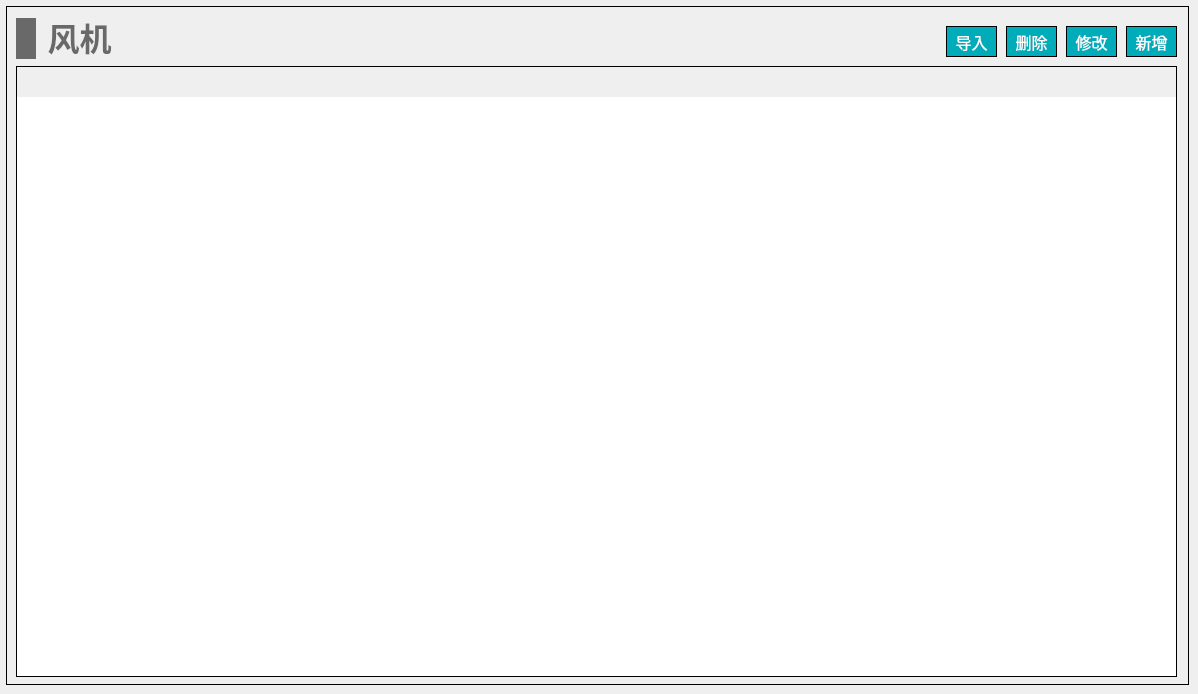
   <widget class="QWidget" name="page_noise_src">
    <widget class="QWidget" name="widget_fan_noi" native="true">
     <property name="geometry">
      <rect>
       <x>6</x>
       <y>6</y>
       <width>1183</width>
       <height>679</height>
      </rect>
     </property>
     <property name="styleSheet">
      <string notr="true">#widget_fan_noi
{
border: 1px solid #000000;
}</string>
     </property>
     <widget class="QWidget" name="layoutWidget_2">
      <property name="geometry">
       <rect>
        <x>10</x>
        <y>10</y>
        <width>101</width>
        <height>45</height>
       </rect>
      </property>
      <layout class="QHBoxLayout" name="horizontalLayout_15">
       <item>
        <widget class="QLabel" name="label_10">
         <property name="minimumSize">
          <size>
           <width>20</width>
           <height>41</height>
          </size>
         </property>
         <property name="maximumSize">
          <size>
           <width>20</width>
           <height>41</height>
          </size>
         </property>
         <property name="styleSheet">
          <string notr="true">QLabel { 
border: none; 
background-color : rgb(105, 105, 105);
}</string>
         </property>
         <property name="text">
          <string/>
         </property>
        </widget>
       </item>
       <item>
        <widget class="QLabel" name="label_11">
         <property name="font">
          <font>
           <family>Microsoft YaHei</family>
           <pointsize>24</pointsize>
           <bold>true</bold>
          </font>
         </property>
         <property name="styleSheet">
          <string notr="true">QLabel { 
border: none; 
color : rgb(105, 105, 105);
}</string>
         </property>
         <property name="text">
          <string>风机</string>
         </property>
         <property name="alignment">
          <set>Qt::AlignBottom|Qt::AlignHCenter</set>
         </property>
        </widget>
       </item>
      </layout>
     </widget>
     <widget class="QPushButton" name="pushButton_fanNoi_add">
      <property name="geometry">
       <rect>
        <x>1120</x>
        <y>20</y>
        <width>51</width>
        <height>31</height>
       </rect>
      </property>
      <property name="font">
       <font>
        <family>黑体</family>
        <pointsize>12</pointsize>
       </font>
      </property>
      <property name="styleSheet">
       <string notr="true">QPushButton
{
	color:#ffffff; /*文字颜色*/
    background-color: #00ACB9;/*背景色*/
    border-radius:0px; /*边框倒角*/
	border: 1px solid #000000;
}


QPushButton:hover 
{
background-color: rgb(0,142,153);
color: white;
}</string>
      </property>
      <property name="text">
       <string>新增</string>
      </property>
     </widget>
     <widget class="QPushButton" name="pushButton_fanNoi_del">
      <property name="geometry">
       <rect>
        <x>1000</x>
        <y>20</y>
        <width>51</width>
        <height>31</height>
       </rect>
      </property>
      <property name="font">
       <font>
        <family>黑体</family>
        <pointsize>12</pointsize>
       </font>
      </property>
      <property name="styleSheet">
       <string notr="true">QPushButton
{
	color:#ffffff; /*文字颜色*/
    background-color: #00ACB9;/*背景色*/
    border-radius:0px; /*边框倒角*/
	border: 1px solid #000000;
}


QPushButton:hover 
{
background-color: rgb(0,142,153);
color: white;
}</string>
      </property>
      <property name="text">
       <string>删除</string>
      </property>
     </widget>
     <widget class="QPushButton" name="pushButton_fanNoi_revise">
      <property name="geometry">
       <rect>
        <x>1060</x>
        <y>20</y>
        <width>51</width>
        <height>31</height>
       </rect>
      </property>
      <property name="font">
       <font>
        <family>黑体</family>
        <pointsize>12</pointsize>
       </font>
      </property>
      <property name="styleSheet">
       <string notr="true">QPushButton
{
	color:#ffffff; /*文字颜色*/
    background-color: #00ACB9;/*背景色*/
    border-radius:0px; /*边框倒角*/
	border: 1px solid #000000;
}


QPushButton:hover 
{
background-color: rgb(0,142,153);
color: white;
}</string>
      </property>
      <property name="text">
       <string>修改</string>
      </property>
     </widget>
     <widget class="QPushButton" name="pushButton_fanNoi_input">
      <property name="geometry">
       <rect>
        <x>940</x>
        <y>20</y>
        <width>51</width>
        <height>31</height>
       </rect>
      </property>
      <property name="font">
       <font>
        <family>黑体</family>
        <pointsize>12</pointsize>
       </font>
      </property>
      <property name="styleSheet">
       <string notr="true">QPushButton
{
	color:#ffffff; /*文字颜色*/
    background-color: #00ACB9;/*背景色*/
    border-radius:0px; /*边框倒角*/
	border: 1px solid #000000;
}


QPushButton:hover 
{
background-color: rgb(0,142,153);
color: white;
}</string>
      </property>
      <property name="text">
       <string>导入</string>
      </property>
     </widget>
     <widget class="QTableWidget" name="tableWidget_fan_noi">
      <property name="geometry">
       <rect>
        <x>10</x>
        <y>60</y>
        <width>1161</width>
        <height>611</height>
       </rect>
      </property>
      <property name="font">
       <font>
        <family>黑体</family>
        <pointsize>-1</pointsize>
       </font>
      </property>
      <property name="focusPolicy">
       <enum>Qt::NoFocus</enum>
      </property>
      <property name="layoutDirection">
       <enum>Qt::LeftToRight</enum>
      </property>
      <property name="styleSheet">
       <string notr="true">/*设置标题(包括垂直+水平的)*/
QHeaderView
{							
	
	font-size: 15px;				/*字大小*/
	font-family: '黑体';
	/*border: 1px solid #B4B4B4;*/
	border:none;
    /*border-bottom: 2px solid #999999; */		/*下边框颜色*/
    /*background: #9DC6E6;*/				/*背景浅蓝色*/ 
	min-height:30px;
	text-align: center;	       
}


/*设置标题(水平的)*/
QHeaderView::section:horizontal { 					
        border: 1px solid #AFAFAF; 			/*间隔颜色*/
	    border-bottom: 2px solid #999999; 							
        color: black;
        background: #9DC6E6;
}

/*设置鼠标停留状态*/
QHeaderView::section:horizontal:hover 
{			
        color: black;							/*字体白色*/
        background: #82AFC9;				/*背景深蓝色*/
}

/*设置鼠标按下状态*/
QHeaderView::section:horizontal:pressed 
{			
        color: black;
        background: #82AFC9;
		border-bottom: 3px solid #037BFC;				
}


QTableWidget 
{
		font-size: 14px;				/*10榜*/
		font-family: '黑体';				
		color : black;				
        border: 1px solid #000000;		
        background: white;
        gridline-color: #E0E0E0;	
        text-align: center;	
        outline:0px;			/*禁止焦点*/
}

/*设置选中的视图项*/
QTableWidget::item:selected
{				    
		border: 2px solid #0398FC;	
        color : black;				
}</string>
      </property>
      <property name="frameShape">
       <enum>QFrame::StyledPanel</enum>
      </property>
     </widget>
    </widget>
   </widget>
